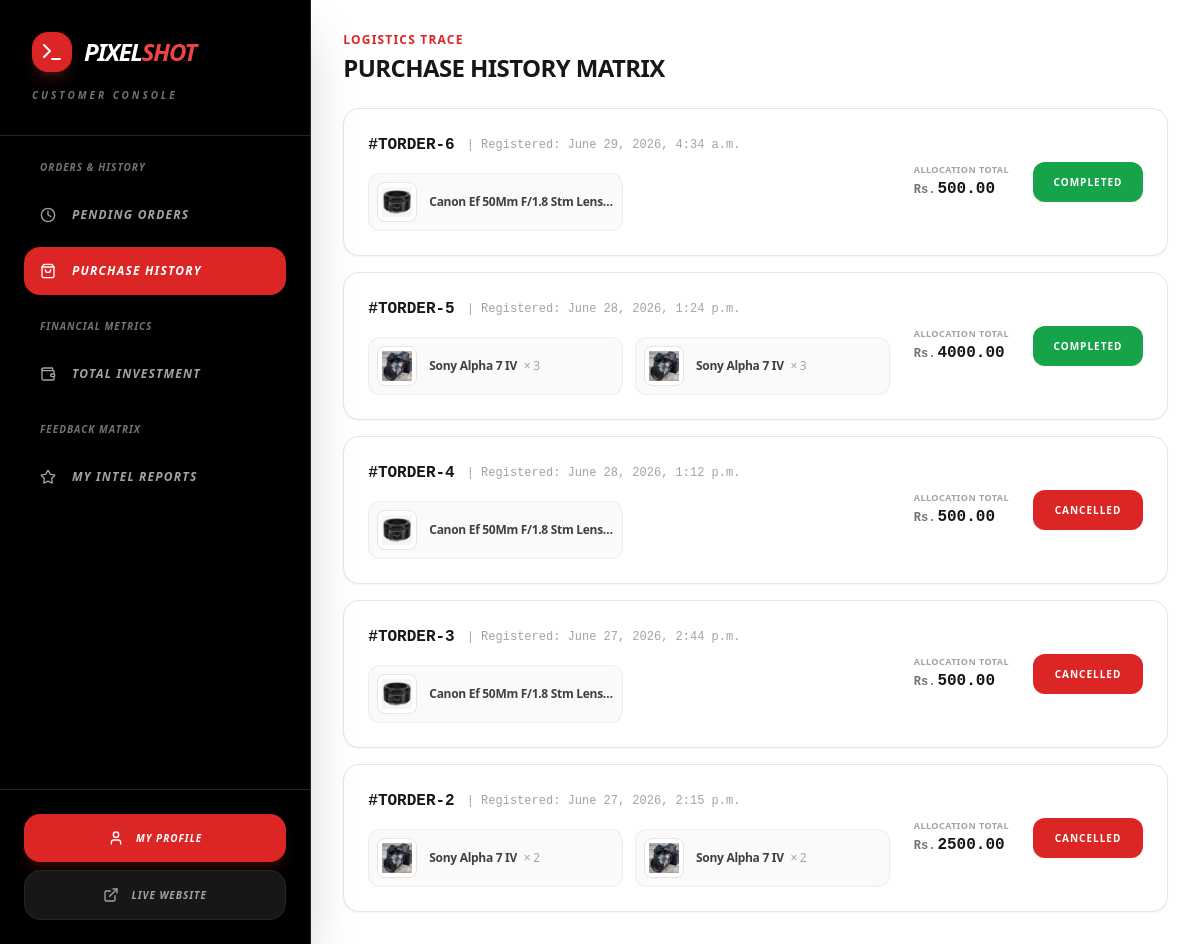
Page /dashboard/?section=my-orders (signed in) on the committed database.
### ps_app/models.py (models this page shows, shortened)
class Order(models.Model):
    class Status(models.TextChoices):
        PAID = 'paid', 'Payment Confirmed'
        SHIPPING = 'shipping', 'In Transit'
        DELIVERED = 'delivered', 'Delivered'
        COMPLETED = 'completed', 'Completed'
        CANCELLED = 'cancelled', 'Cancelled'
    customer = models.ForeignKey(User, on_delete=models.CASCADE, related_name='orders')
    total_amount = models.DecimalField(max_digits=12, decimal_places=2)
    status = models.CharField(max_length=20, choices=Status.choices, default=Status.PAID)
    transaction_id = models.CharField(max_length=100, help_text="Payment provider tracking reference ID")
    shipping_address = models.TextField()
    created_at = models.DateTimeField(auto_now_add=True)

class OrderItem(models.Model):
    order = models.ForeignKey(Order, on_delete=models.CASCADE, related_name='items')
    product = models.ForeignKey(Product, on_delete=models.CASCADE)
    price_at_purchase = models.DecimalField(max_digits=10, decimal_places=2)
    quantity = models.PositiveIntegerField(default=1)

class Product(models.Model):
    class Category(models.TextChoices):
        CAMERAS = 'cameras', 'Camera Bodies'
        LENSES = 'lenses', 'Lenses & Optics'
        STABILIZERS = 'stabilizers', 'Gimbals & Tripods'
        LIGHTING = 'lighting', 'Studio & On-Camera Lighting'
        AUDIO = 'audio', 'Microphones & Audio Recorders'
        STORAGE = 'storage', 'Memory Cards & Drives'
        ACCESSORIES = 'accessories', 'Bags, Power & Rigging'
    class Condition(models.TextChoices):
        NEW = 'new', 'Brand New (Sealed)'
        REFURBISHED = 'refurbished', 'Factory Refurbished'
        OPEN_BOX = 'open_box', 'Open Box / Mint'
    brand = models.ForeignKey(Brand, on_delete=models.SET_NULL, null=True, related_name='products')
    name = models.CharField(max_length=255)
    category = models.CharField(max_length=20, choices=Category.choices)
    condition = models.CharField(max_length=20, choices=Condition.choices, default=Condition.NEW)
    description = models.TextField()
    price = models.DecimalField(max_digits=10, decimal_places=2)
    stock = models.PositiveIntegerField(default=0)
    product_image = models.ImageField(upload_to='images/products/')
    sku = models.CharField(max_length=100, unique=True, blank=True, null=True, help_text="Unique Product SKU Stock Identifier")
    is_active = models.BooleanField(default=True)
    created_at = models.DateTimeField(auto_now_add=True)

### ps_app/views/dashboard.py (the view)
# urls.py: path('dashboard/', customer_dashboard_view, name='customer_dashboard'),
def customer_dashboard_view(request):
    if not request.user.is_authenticated or request.user.is_staff:
        messages.error(request, "You are not authorized to access the customer dashboard.")
        return redirect('/')
    section = request.GET.get('section', 'pending-orders')
    context = {
        'section' : section,
        'gross_spent' : Order.objects.filter(customer=request.user, status=Order.Status.COMPLETED).aggregate(total=models.Sum('total_amount'))['total'] or 0.00,
        'average_spent' : Order.objects.filter(customer=request.user, status=Order.Status.COMPLETED).aggregate(avg=models.Avg('total_amount'))['avg'] or 0.00
    }
    if section == 'pending-orders':
        context['pending_orders'] = Order.objects.filter(customer=request.user).exclude(status__in=[Order.Status.COMPLETED, Order.Status.CANCELLED]).order_by('-created_at')
    elif section == 'my-orders':
        context['orders'] = Order.objects.filter(customer=request.user, status__in=[Order.Status.COMPLETED, Order.Status.CANCELLED]).order_by('-created_at')
    elif section == 'total-spent':
        context['total_spent'] = Order.objects.filter(customer=request.user, status=Order.Status.COMPLETED).order_by('-created_at')
    elif section == 'my-reviews':
        context['my_reviews'] = Review.objects.filter(customer=request.user).order_by('-created_at')
    return render(request, 'dashboard/customer_dashboard.html', context)

### ps_app/templates/dashboard/customer_dashboard.html (shortened to what this page needs)
<!DOCTYPE html>
<html lang="en">
<head>
    {% load static %}
    <link href="{% static 'css/styles.css' %}" rel="stylesheet" />
</head>
<body class="bg-white flex min-h-screen overflow-hidden text-neutral-900">
    <aside class="w-80 bg-black text-white flex flex-col shadow-2xl relative z-30 border-r border-neutral-800">
        <div class="p-8 border-b border-neutral-800">
            <div class="flex items-center gap-3">
                <div class="h-10 w-10 bg-red-600 rounded-2xl flex items-center justify-center shadow-lg shadow-red-500/20">
                    <i data-lucide="terminal" class="w-6 h-6 text-white"></i>
                </div>
                <h1 class="text-2xl font-black italic tracking-tighter uppercase">
                    Pixel<span class="text-red-500">Shot</span>
                </h1>
            </div>
            <p class="text-[10px] text-neutral-500 font-black uppercase tracking-[0.3em] mt-4 italic">Customer Console</p>
        </div>
        <nav class="flex-grow p-6 space-y-6 overflow-y-auto custom-scrollbar">
            <div class="space-y-2">
                <h3 class="px-4 text-[10px] font-black text-neutral-500 uppercase tracking-widest mb-4 italic">Orders & History</h3>
                <a href="?section=pending-orders" class="flex items-center gap-4 px-4 py-4 rounded-2xl {% if section == 'pending-orders' or not section %}bg-red-600 text-white shadow-lg{% else %}text-neutral-400 hover:bg-neutral-900 hover:text-white{% endif %} font-black italic uppercase text-xs tracking-widest transition-all group">
                    <i data-lucide="clock" class="w-4 h-4 group-hover:scale-110 transition-transform"></i>
                    Pending Orders
                </a>
                <a href="?section=my-orders" class="flex items-center gap-4 px-4 py-4 rounded-2xl {% if section == 'my-orders' %}bg-red-600 text-white shadow-lg{% else %}text-neutral-400 hover:bg-neutral-900 hover:text-white{% endif %} font-black italic uppercase text-xs tracking-widest transition-all group">
                    <i data-lucide="shopping-bag" class="w-4 h-4 group-hover:scale-110 transition-transform"></i>
                    Purchase History
                </a>
            </div>
            <div class="space-y-2">
                <h3 class="px-4 text-[10px] font-black text-neutral-500 uppercase tracking-widest mb-4 italic">Financial Metrics</h3>
                <a href="?section=total-spent" class="flex items-center gap-4 px-4 py-4 rounded-2xl {% if section == 'total-spent' %}bg-red-600 text-white shadow-lg{% else %}text-neutral-400 hover:bg-neutral-900 hover:text-white{% endif %} font-black italic uppercase text-xs tracking-widest transition-all group">
                    <i data-lucide="wallet" class="w-4 h-4 group-hover:scale-110 transition-transform"></i>
                    Total Investment
                </a>
            </div>
            <div class="space-y-2">
                <h3 class="px-4 text-[10px] font-black text-neutral-500 uppercase tracking-widest mb-4 italic">Feedback Matrix</h3>
                <a href="?section=my-reviews" class="flex items-center gap-4 px-4 py-4 rounded-2xl {% if section == 'my-reviews' %}bg-red-600 text-white shadow-lg{% else %}text-neutral-400 hover:bg-neutral-900 hover:text-white{% endif %} font-black italic uppercase text-xs tracking-widest transition-all group">
                    <i data-lucide="star" class="w-4 h-4 group-hover:scale-110 transition-transform"></i>
                    My Intel Reports
                </a>
            </div>
        </nav>
        <div class="p-6 border-t border-neutral-800 bg-neutral-950 flex flex-col gap-2">
            <a href="/profile/"
               class="flex items-center justify-center gap-3 w-full bg-red-600 text-white px-6 py-4 rounded-2xl font-black italic uppercase text-[10px] tracking-widest hover:bg-red-700 transition-all shadow-lg shadow-red-600/20 active:scale-95">
                <i data-lucide="user" class="w-4 h-4"></i>
                My Profile
            </a>
            <a href="/" target="_blank"
               class="flex items-center justify-center gap-3 w-full bg-neutral-900 border border-neutral-800 text-neutral-400 px-6 py-4 rounded-2xl font-black italic uppercase text-[10px] tracking-widest hover:bg-neutral-800 hover:text-white transition-all active:scale-95">
                <i data-lucide="external-link" class="w-4 h-4"></i>
                Live Website
            </a>
        </div>
    </aside>
    <main class="flex-grow flex flex-col h-screen overflow-y-auto bg-white p-6 sm:p-8">
        {% if section == 'pending-orders' or not section %}
            {% include 'dashboard/customer/_pending_orders.html' %}
        {% elif section == 'my-orders' %}
            {% include 'dashboard/customer/_my_orders.html' %}
        {% elif section == 'total-spent' %}
            {% include 'dashboard/customer/_total_spent.html' %}
        {% elif section == 'my-reviews' %}
            {% include 'dashboard/customer/_my_reviews.html' %}
        {% endif %}
    </main>
</body>
</html>

### ps_app/templates/dashboard/customer/_my_orders.html (shortened to what this page needs)
<div class="space-y-6">
    <div>
        <h2 class="text-xs font-bold uppercase tracking-widest text-red-600 mb-1">Logistics Trace</h2>
        <p class="text-2xl font-black tracking-tight text-neutral-900 uppercase">Purchase History Matrix</p>
    </div>
    <div class="space-y-4">
        {% for order in orders %}
            <div class="bg-white border border-neutral-200 rounded-2xl p-6 min-h-[140px] flex flex-col lg:flex-row lg:items-center justify-between gap-6 hover:border-neutral-300 transition-all shadow-sm group">
                <div class="space-y-4 flex-grow w-full">
                    <div class="flex flex-wrap items-center gap-3">
                        <span class="font-mono font-black text-base text-neutral-900">#TORDER-{{ order.id }}</span>
                        <span class="text-xs text-neutral-400 font-mono">| Registered: {{ order.created_at }}</span>
                    </div>
                    <div class="grid grid-cols-1 sm:grid-cols-2 gap-3 max-w-4xl">
                        {% for item in order.items.all %}
                            <div class="flex items-center gap-3 bg-neutral-50 border border-neutral-200/60 p-2 rounded-xl">
                                <div class="w-10 h-10 bg-white border border-neutral-200 rounded-lg overflow-hidden flex items-center justify-center p-1 shrink-0">
                                    {% if order.items.first.product.product_image %}
                                        <img src="{{ order.items.first.product.product_image.url }}" alt="{{ order.items.first.product.name }}" class="w-full h-full object-cover">
                                    {% else %}
                                        <i data-lucide="image" class="w-6 h-6 text-neutral-300"></i>
                                    {% endif %}
                                </div>
                                <span class="text-neutral-700 text-xs font-black tracking-tight truncate">
                                    {{ order.items.first.product.name }} <span class="text-neutral-400 font-medium ml-1">× {{ order.items.first.quantity }}</span>
                                </span>
                            </div>
                        {% endfor %}
                    </div>
                </div>
                <div class="flex flex-wrap sm:flex-nowrap items-center justify-between lg:justify-end gap-6 border-t lg:border-t-0 border-neutral-100 pt-4 lg:pt-0 shrink-0 w-full lg:w-auto">
                    <div class="flex flex-col lg:text-right">
                        <span class="text-[9px] uppercase font-bold tracking-wider text-neutral-400">Allocation Total</span>
                        <div class="flex items-baseline gap-0.5">
                            <span class="text-xs font-mono font-bold text-neutral-500">Rs.</span>
                            <span class="text-base font-mono font-black text-neutral-900">{{ order.total_amount }}</span>
                        </div>
                    </div>
                    <div class="shrink-0">
                        {% if order.status == 'completed' %}
                            <div class="bg-green-600 text-white font-black h-10 px-5 rounded-xl flex items-center justify-center text-[10px] uppercase tracking-widest shadow-sm select-none min-w-[110px]">
                                Completed
                            </div>
                        {% else %}
                            <div class="bg-red-600 text-white font-black h-10 px-5 rounded-xl flex items-center justify-center text-[10px] uppercase tracking-widest shadow-sm select-none min-w-[110px]">
                                Cancelled
                            </div>
                        {% endif %}
                    </div>
                </div>
            </div>
        {% endfor %}
    </div>
</div>

### rows in the picture
Order: id "6", created_at "June 29, 2026, 4:34 a.m.", items.first.product.name "Canon Ef 50Mm F/1.8 Stm Lens…", total_amount "500.00", status "COMPLETED"
OrderItem: items.first.product.product_image (picture)
Order: id "5", created_at "June 28, 2026, 1:24 p.m.", items.first.product.name "Sony Alpha 7 IV", items.first.quantity "3", total_amount "4000.00", status "COMPLETED"
OrderItem: items.first.product.product_image (picture)
OrderItem: items.first.product.product_image (picture)
Order: id "4", created_at "June 28, 2026, 1:12 p.m.", items.first.product.name "Canon Ef 50Mm F/1.8 Stm Lens…", total_amount "500.00", status "CANCELLED"
OrderItem: items.first.product.product_image (picture)
Order: id "3", created_at "June 27, 2026, 2:44 p.m.", items.first.product.name "Canon Ef 50Mm F/1.8 Stm Lens…", total_amount "500.00", status "CANCELLED"
OrderItem: items.first.product.product_image (picture)
Order: id "2", created_at "June 27, 2026, 2:15 p.m.", items.first.product.name "Sony Alpha 7 IV", items.first.quantity "2", total_amount "2500.00", status "CANCELLED"
OrderItem: items.first.product.product_image (picture)
OrderItem: items.first.product.product_image (picture)
